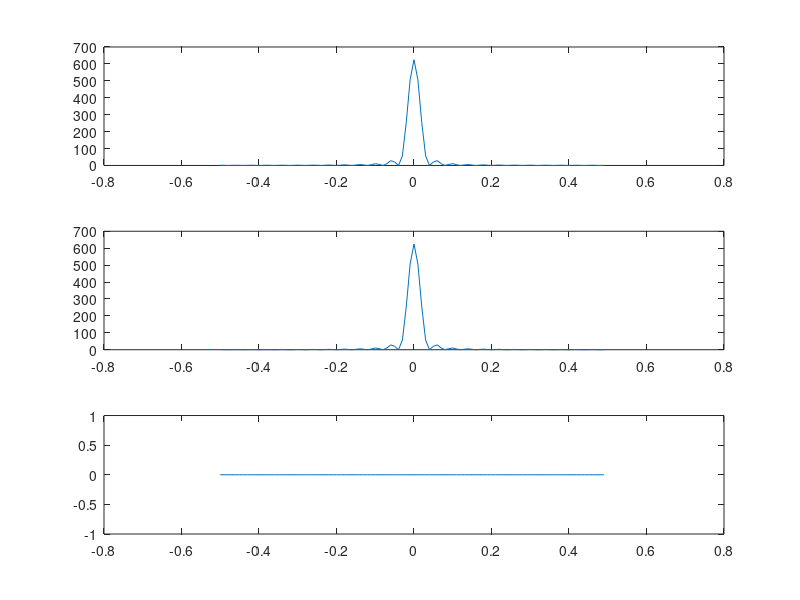
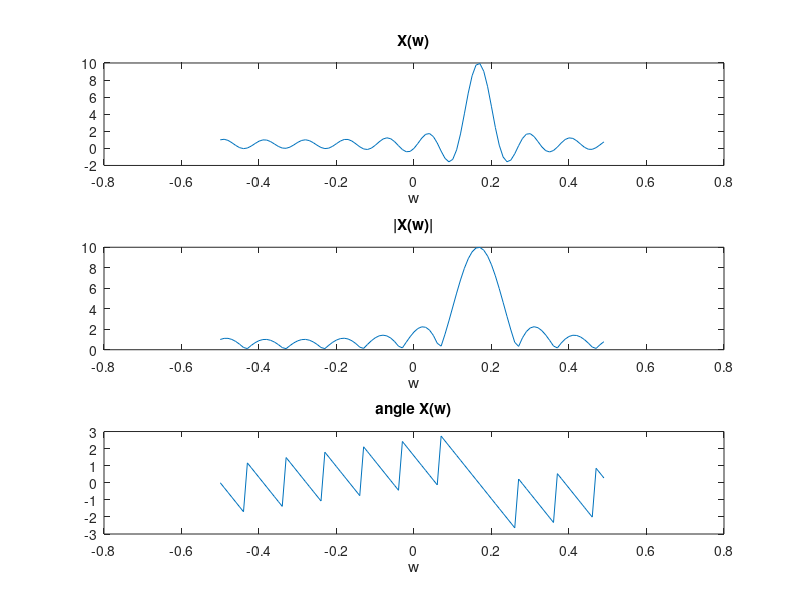
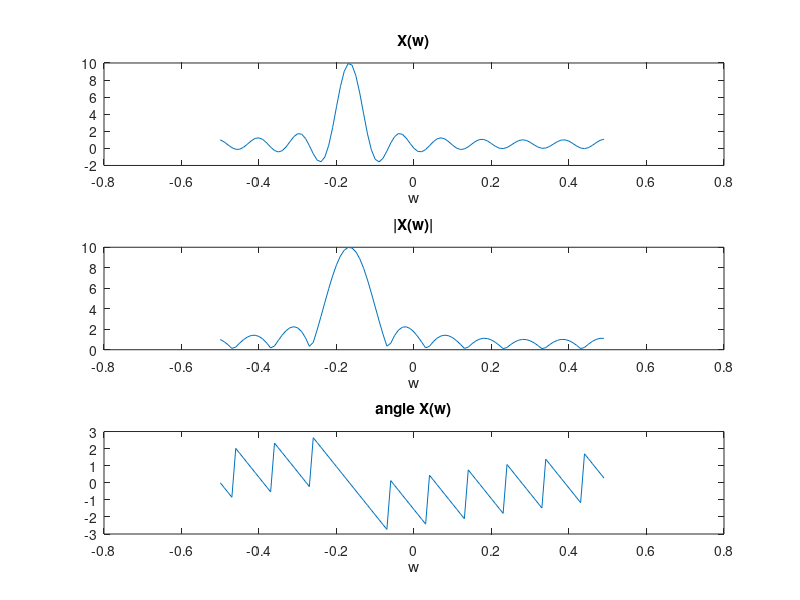
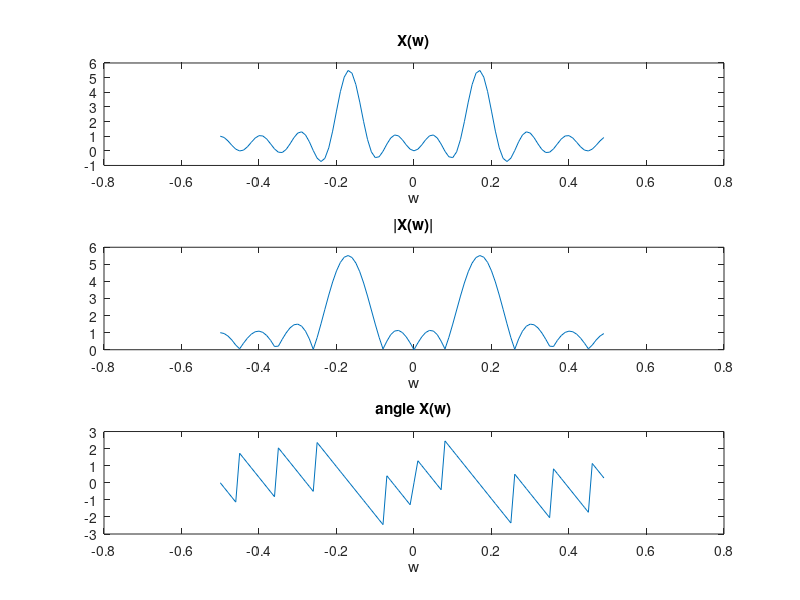

Source code (MATLAB) for these figures, in order:
%% A.2
N = 100;
PulseWidth = 10;
t = [0:1:(N-1)];
x = [ones(1, PulseWidth), zeros(1, N-PulseWidth)];
Xf = fft(x);
f = [-(N/2):1:(N/2)-1]*(1/N);
Zf = abs((Xf).^2);
subplot(311);plot(f,fftshift(Xf));
subplot(312);plot(f,fftshift(Xf));
subplot(313);plot(f,fftshift(Zf));

%% A.3
N = 100;
PulseWidth = 10;
t = [0:1:(N-1)];
x = [ones(1, PulseWidth), zeros(1, N-PulseWidth)];
Xf = fft(x);
f = [-(N/2):1:(N/2)-1]*(1/N);
Zf = abs((Xf).^2);
subplot(311);plot(f,fftshift(Zf));
subplot(312);plot(f,fftshift(abs(Zf)));
subplot(313);plot(f,fftshift(angle(Zf)));

%% A.4

t1 = -20;
t2 = 20;
N = 2000; 
Delta_t = (t2 - t1)/N;
t = [t1:Delta_t:t2];
x = zeros(size(t));
x(t >= 0 & t <= 10) = 1;
x1 = x*Delta_t;
z = conv(x,x1);
subplot(2,1,1);
plot(t,z(1000:3000));
axis([t1 t2 -0.1 10.1]);
title('z(t) in time - domain');
xlabel('t');

%% A.5 A
% Pulse Width of 5 
N = 100;
PulseWidth = 5;
t = [0:1:(N-1)];
x = [ones(1, PulseWidth), zeros(1, N-PulseWidth)];
Xf = fft(x);
f = [-(N/2):1:(N/2)-1]*(1/N);
Zf = abs((Xf).^2);
subplot(311);plot(f,fftshift(Zf));
subplot(312);plot(f,fftshift(abs(Zf)));
subplot(313);plot(f,fftshift(angle(Zf)));

%% A.5 B
N = 100;
PulseWidth = 25;
t = [0:1:(N-1)];
x = [ones(1, PulseWidth), zeros(1, N-PulseWidth)];
Xf = fft(x);
f = [-(N/2):1:(N/2)-1]*(1/N);
Zf = abs((Xf).^2);
subplot(311);plot(f,fftshift(Zf));
subplot(312);plot(f,fftshift(abs(Zf)));
subplot(313);plot(f,fftshift(angle(Zf)));


%% A.6 (W+(t))
N = 100;
PulseWidth = 10;
t = [0:1:(N-1)];
x = [ones(1,PulseWidth), zeros(1,N-PulseWidth)];
wplus = x.*exp(1j.*(pi/3).*t)
Xf = fft(wplus);
f = [-(N/2):1:(N/2)-1]*(1/N);
figure();
subplot(311); 
plot(f,fftshift(Xf));
title('X(w)');
xlabel('w');
subplot(312); 
plot(f,fftshift(abs(Xf)));
title('|X(w)|');
xlabel('w');
subplot(313); 
plot(f,fftshift(angle(Xf)));
title('angle X(w)');
xlabel('w');

%% A.6 (W-(t))
N = 100;
PulseWidth = 10;
t = [0:1:(N-1)];
x = [ones(1,PulseWidth), zeros(1,N-PulseWidth)];
wminus = x.*exp(-1j.*(pi/3).*t);
Xf = fft(wminus);
f = [-(N/2):1:(N/2)-1]*(1/N);
figure();
subplot(311); 
plot(f,fftshift(Xf));
title('X(w)');
xlabel('w');
subplot(312); 
plot(f,fftshift(abs(Xf)));
title('|X(w)|');
xlabel('w');
subplot(313); 
plot(f,fftshift(angle(Xf)));
title('angle X(w)');
xlabel('w');

%% A.6 Wc(t)

N = 100;
PulseWidth = 10;
t = [0:1:(N-1)];
x = [ones(1,PulseWidth), zeros(1,N-PulseWidth)];
wc = x.*cos((pi/3).*t);
Xf = fft(wc);
f = [-(N/2):1:(N/2)-1]*(1/N);
figure();
subplot(311); 
plot(f,fftshift(Xf));
title('X(w)');
xlabel('w');
subplot(312); 
plot(f,fftshift(abs(Xf)));
title('|X(w)|');
xlabel('w');
subplot(313); 
plot(f,fftshift(angle(Xf)));
title('angle X(w)');
xlabel('w');





